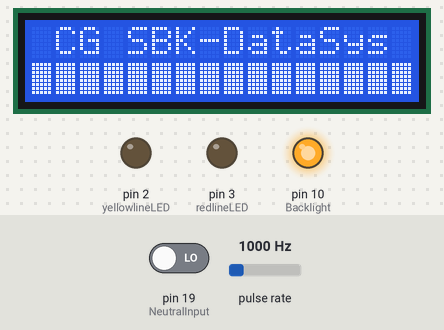
Bench run of a sketch on a simulated Arduino Uno, built with avr-gcc and run on an emulated ATmega328P. Shown: 16×2 character LCD, output pins drawn as LEDs (lit = HIGH). Wiring (inferred from the names in the program): pulse sensor: data pin 11. The test bench sets the inputs (shaded band); at power-on: pulse rate 1000 Hz, pin 19 (NeutralInput) LOW. What the sketch prints to the serial monitor is not drawn.

Above: at 1.6 s.
4.6 s: pulse rate (sensor on pin 11) set to 4900 Hz
At 5.19 s:
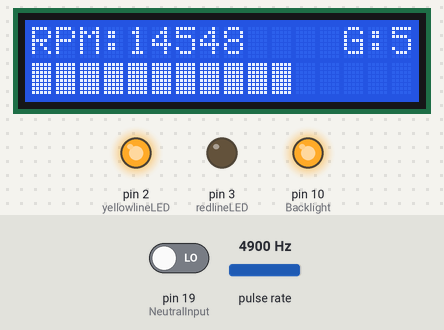
6.8 s: pin 19 (NeutralInput) driven HIGH
At 6.99 s:
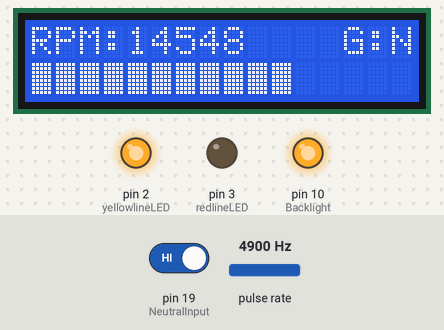
9.1 s: pulse rate (sensor on pin 11) set to 100 Hz
At 9.8 s:
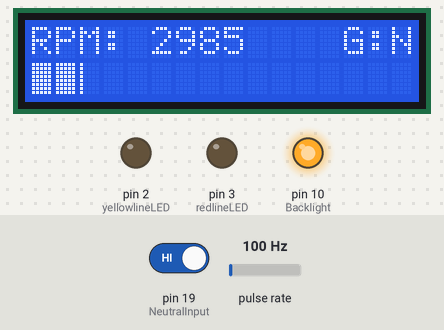
10.6 s: pin 19 (NeutralInput) driven LOW
At 11.5 s:
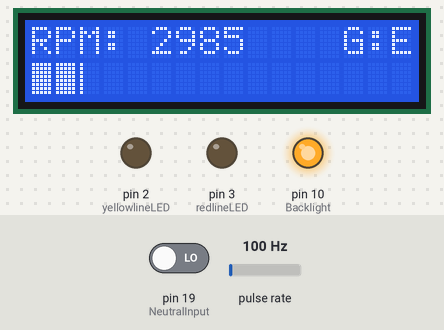
12.1 s: pulse rate (sensor on pin 11) set to 2500 Hz
At 13.68 s:
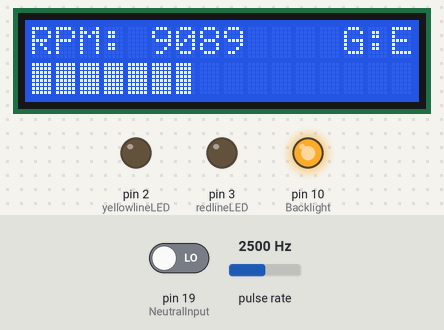
14.6 s: pin 19 (NeutralInput) driven HIGH
At 15.5 s:
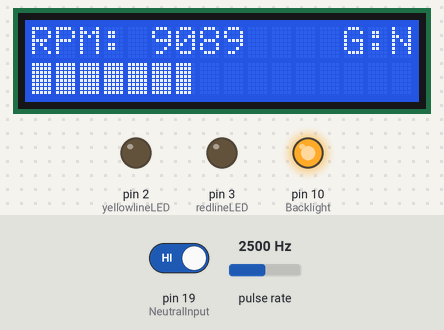
Timing chart, 0 to 17.1 s (numbered marks = the images above; inputs shaded):
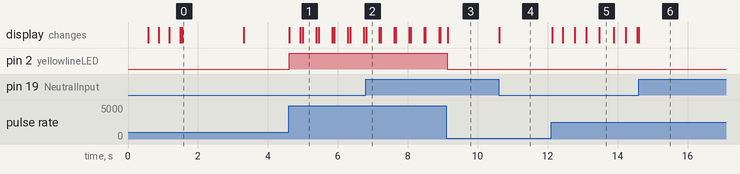

The sketch:

CG_SBK_DataLogger_RPM_Component.ino
```cpp
//------------------------------------
// CG_SBK_DataLogger_RPM_Component
// Christopher Grass - 01/05/2014
// Calibrated for 2008 Kawasaki ZX6R
//------------------------------------

// 01/05/2014: Merged with GEAR component

/*
 * RS: 8
 * EN: 9
 * D4: 4
 * D5: 5
 * D6: 6
 * D7: 7
*/

// Include Liquid Crystal Display Library:
#include <LiquidCrystal.h>

// Define Variables:
byte Column01[8] = {B10000,B10000,B10000,B10000,B10000,B10000,B10000,B10000};
byte Column02[8] = {B11000,B11000,B11000,B11000,B11000,B11000,B11000,B11000};
byte Column03[8] = {B11100,B11100,B11100,B11100,B11100,B11100,B11100,B11100};
byte Column04[8] = {B11110,B11110,B11110,B11110,B11110,B11110,B11110,B11110};
byte Column05[8] = {B11111,B11111,B11111,B11111,B11111,B11111,B11111,B11111};
int redlineLED = 3;
int yellowlineLED = 2;
int Backlight = 10;
int RPMFreq = 11;
int NeutralInput = 19;
int warningLEDstate = LOW;
long previousMillis = 0;
unsigned long WaveLength;
float FinalRatio1 = 15.13;      // User nonvoatile input, temporary hardcode for testing
float FinalRatio2 = 12.26;      // User nonvoatile input, temporary hardcode for testing
float FinalRatio3 = 10.31;      // User nonvoatile input, temporary hardcode for testing
float FinalRatio4 = 8.92;      // User nonvoatile input, temporary hardcode for testing
float FinalRatio5 = 7.92;      // User nonvoatile input, temporary hardcode for testing
float FinalRatio6 = 7.25;      // User nonvoatile input, temporary hardcode for testing
float Speed = 132.35;      // Input from GPS, temporary hardcode for testing
float TireCircumference = 77.9;      // User nonvoatile input, temporary hardcode for testing

// Initialize Library
LiquidCrystal lcd(8, 9, 4, 5, 6, 7);


  void setup ()
    {
      // Setup Serial:
      Serial.begin(9600);
      Serial.println("Initialize Void Setup () Routine");                               //Debug

      // Define Misc. I/O Assignment:
      pinMode(RPMFreq, INPUT);
      pinMode(NeutralInput, INPUT);
      pinMode(redlineLED, OUTPUT);
        digitalWrite(redlineLED, LOW);
      pinMode(yellowlineLED, OUTPUT);
        digitalWrite(yellowlineLED, LOW);

      // Configure LCD display:
      pinMode(Backlight, OUTPUT);      // Define "Backlight" Pin as an Output
        digitalWrite(Backlight, HIGH);      // Turn on Backlight
      lcd.begin(16,2);      // Begin LCD Interface
      lcd.print(" CG SBK-DataSys ");      // Force Print Line on Startup

      // Create Custom Characters:
      lcd.createChar(0, Column01);
      lcd.createChar(1, Column02);
      lcd.createChar(2, Column03);
      lcd.createChar(3, Column04);
      lcd.createChar(4, Column05);

      delay(500);

      // Configure Progress Bar:
      lcd.setCursor(0,1);                  // Set Cursor to first horizontal position, and bottom vertical position
      lcd.print("                ");             // Clear Line

      // Display Progress Bar:
      for (int a1 = 0; a1<16; a1++)        // Initialize "For Loop" to count 16 character writes
        {
           for (int b1 = 0; b1<5; b1++)    // Initialize "For Loop" to count, to write each of the five unique characters
          {
           lcd.setCursor(a1,1);            // Move to position value stores in "a1"
           lcd.write(b1);                  // Write custom character associated with value of "b1"
           delay(12);                      // wait for 12ms
          }
        }

      delay(1750);                         // Hold loading screen for 1750ms

      //Clear Display:
      lcd.clear();

      Serial.println("Controller Ready");                               //Debug

    }

  void loop ()
    {

      // (1) Grab Wavelength, and convert to RPM. (Duty Cycle 50% so T=(Wavelength)(2)):
      WaveLength = pulseIn(RPMFreq, HIGH, 30000);
      unsigned int RPM = (15*(1000000/WaveLength));
      //Serial.println(RPM);                               //Debug

      // (2) Determine if RPM is in acceptable range:      // Returns "1" for Complete, "-1" for Error
      int a = verifyRPM(RPM);
      //Serial.println(a);                               //Debug

      if(a==1)
        {
          // (3) Update RPM display meter:
          int b = growingRPMmeter(RPM);      // Returns "1" for Complete, "-1" for Error
          //    Serial.println(b);                            //Debug

          // (4) Update Warning LEDs:
          int c = warningLEDdisplay(RPM, 37);      // Returns "1-4" for Complete, "-1" for Error
          //Serial.println(c);                               //Debug

          // (5) Write RPM to LCD Display:
          int d = writeRPMtoLCD(RPM);      // Returns "1-3" for Complete, "-1" for Error
          //Serial.println(d);                               //Debug

          // (6) Determine Current Gear:
          int e = currentGear(RPM, Speed, TireCircumference, FinalRatio1, FinalRatio2, FinalRatio3, FinalRatio4, FinalRatio5, FinalRatio6);       // Returns current gear, "-1" for Error
          Serial.println(e);                            //Debug
        }

   }


//----------------[Determine if RPM is within acceptable range]----------------
  int verifyRPM(int t_RPM)
    {
      int retval;
      if(t_RPM<=99 || t_RPM>21000)      // Determine if RPM is out of range
        {
          lcd.setCursor(0,0);
          lcd.print("RPM ERROR       ");
          lcd.setCursor(0,1);
          lcd.print("                ");
          digitalWrite(yellowlineLED, LOW);
          digitalWrite(redlineLED, LOW);
          retval = -1;
        }
      else
        {
          retval = 1;
        }
      return retval;
    }


//----------------[Update RPM meter]----------------
  int growingRPMmeter(unsigned int t_RPM)
    {
      int retval;
      unsigned char t_Char;
      unsigned int t_Segment;
      float t_Divisions = 16;
      double t_percentRPM = (t_RPM/21000.0)*100.0;
      double t_RPMdisplayunits = (t_Divisions/100)*t_percentRPM;
      lcd.setCursor(0,1);
      if (t_RPMdisplayunits>=1)
        {
          for (int t_CV=1;t_CV<t_RPMdisplayunits;t_CV++)
            {
              lcd.write(4);      // Library automatically advances "cursor" to the next horizontal position after writing. This is how the loop is able to work.
              t_Char=t_CV;
            }
          t_RPMdisplayunits=(t_RPMdisplayunits-t_Char);
        }

      t_Segment=(t_RPMdisplayunits*5);

      switch (t_Segment)
        {
           case 0:
            break;
           case 1:
            lcd.write((byte)0);
            break;
           case 2:
            lcd.write((byte)1);
            break;
           case 3:
            lcd.write((byte)2);
            break;
           case 4:
            lcd.write((byte)3);
            break;
         }

      for (int t_CV = 0;t_CV<(t_Divisions-t_Char);t_CV++)
        {
          lcd.print("  ");
        }
      retval = 1;
      return retval;
    }


//----------------[Update Warning LEDs]----------------
  int warningLEDdisplay(int t_RPM, long t_Interval)
    {
      int retval;
      if(t_RPM<12500)
        {
          digitalWrite(yellowlineLED, LOW);
          digitalWrite(redlineLED, LOW);
          retval = 1;
        }
      else if(t_RPM>=12500 && t_RPM <16500)
        {
          digitalWrite(yellowlineLED, HIGH);
          digitalWrite(redlineLED, LOW);
          retval = 2;
        }
      else if(t_RPM>=16500 && t_RPM<18000)
        {
          digitalWrite(yellowlineLED, HIGH);
          digitalWrite(redlineLED, HIGH);
          retval = 3;
        }
      else if(t_RPM>=18000 && t_RPM<=21000)
        {
          unsigned long currentMillis = millis();
          if((currentMillis - previousMillis) > t_Interval)
            {
              previousMillis = currentMillis;
              if(warningLEDstate == LOW)
                {
                  warningLEDstate = HIGH;
                }
              else
                {
                  warningLEDstate = LOW;
                }
              digitalWrite(yellowlineLED, warningLEDstate);
              digitalWrite(redlineLED, warningLEDstate);
            }
          retval = 4;
        }
      else if(t_RPM>21000)
        {
          retval = -1;
        }
      return retval;
    }


//----------------[Write RPM to LCD Display]----------------
  int writeRPMtoLCD(unsigned int t_RPM)
    {
      int retval;
      lcd.setCursor(0,0);
      lcd.print("RPM:");
      if(t_RPM>9999 && t_RPM<=21000)      // Determine if RPM is x10^4
        {
          lcd.setCursor(4,0);
          lcd.print(t_RPM);      // Print RPM
          retval = 1;
        }
      else if(t_RPM>999 && t_RPM<=9999)      // Determine if RPM is x10^3
        {
          lcd.setCursor(4,0);
          lcd.print(" ");
          lcd.setCursor(5,0);
          lcd.print(t_RPM);      // Print RPM
          retval = 2;
        }
      else if(t_RPM>99 && t_RPM<=999)      // Determine if RPM is x10^2
        {
          lcd.setCursor(4,0);
          lcd.print("  ");
          lcd.setCursor(6,0);
          lcd.print(t_RPM);      // Print RPM
          retval = 3;
        }
      if(t_RPM<=99 || t_RPM>21000)      // Determine if RPM is out of range
        {
          retval = -1;      // Error
        }
      return retval;
    }


//----------------[Determine Current Gear]----------------
  int currentGear(unsigned int t_RPM, float t_Speed, float t_Circumference, float t_Drive1, float t_Drive2, float t_Drive3, float t_Drive4, float t_Drive5, float t_Drive6)
    {
      int retval;
      boolean t_Netral = 0;
      float t_GearRatioCalc = ((t_RPM*t_Circumference)/(t_Speed*1056));
      lcd.setCursor(13,0);
      lcd.print("G:");
      t_Netral = digitalRead(NeutralInput);
      if(t_Netral == HIGH)
        {
          lcd.setCursor(15,0);
          lcd.print("N");
          retval = 0;
        }
      else
        {
          if(t_GearRatioCalc>=(t_Drive1-(t_Drive1*0.03)) & t_GearRatioCalc<=(t_Drive1+(t_Drive1*0.03)))
            {
              lcd.setCursor(15,0);
              lcd.print("1");
              retval = 1;
            }
          else if(t_GearRatioCalc>=(t_Drive2-(t_Drive2*0.03)) & t_GearRatioCalc<=(t_Drive2+(t_Drive2*0.03)))
            {
              lcd.setCursor(15,0);
              lcd.print("2");
              retval = 2;
            }
          else if(t_GearRatioCalc>=(t_Drive3-(t_Drive3*0.03)) & t_GearRatioCalc<=(t_Drive3+(t_Drive3*0.03)))
            {
              lcd.setCursor(15,0);
              lcd.print("3");
              retval = 3;
            }
          else if(t_GearRatioCalc>=(t_Drive4-(t_Drive4*0.03)) & t_GearRatioCalc<=(t_Drive4+(t_Drive4*0.03)))
            {
              lcd.setCursor(15,0);
              lcd.print("4");
              retval = 4;
            }
          else if(t_GearRatioCalc>=(t_Drive5-(t_Drive5*0.03)) & t_GearRatioCalc<=(t_Drive5+(t_Drive5*0.03)))
            {
              lcd.setCursor(15,0);
              lcd.print("5");
              retval = 5;
            }
          else if(t_GearRatioCalc>=(t_Drive6-(t_Drive6*0.03)) & t_GearRatioCalc<=(t_Drive6+(t_Drive6*0.03)))
            {
              lcd.setCursor(15,0);
              lcd.print("6");
              retval = 6;
            }
          else
            {
              lcd.setCursor(15,0);
              lcd.print("E");
              retval = -1;
            }
        }
      return retval;
    }
```

Measured:
- after the input at 4.6 s, pin 2 (yellowlineLED): LOW → HIGH at once; the display: changes at once (image 1)
- after the input at 6.8 s, the display: changes at once (image 2)
- after the input at 9.1 s, pin 2 (yellowlineLED): HIGH → LOW at once; the display: changes at once (image 3)
- after the input at 10.6 s, the display: changes at once (image 4)
- after the input at 12.1 s, the display: changes at once (image 5)
- after the input at 14.6 s, the display: changes at once (image 6)
- what the display in image 0 shows lasts 1.7 s, from 1.6 s to 3.3 s
